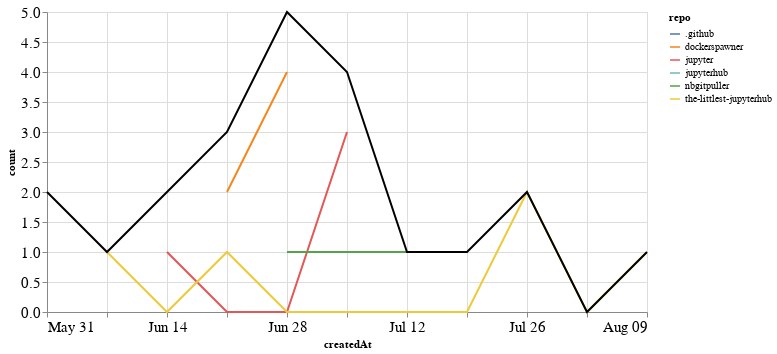

The cell this chart's notebook holds for it:
### Markdown cell above
## PRs

### Code cell
prs_time = prs.groupby('repo').resample('W', on='createdAt').count()['author'].reset_index()
prs_time = prs_time.rename(columns={'author': 'count'})
prs_time_total = prs_time.groupby('createdAt').agg({"count": "sum"}).reset_index()

ch1 = alt.Chart(prs_time, width=600).mark_line().encode(
    x='createdAt',
    y='count',
    color='repo',
    tooltip="repo"
)

ch2 = alt.Chart(prs_time_total, width=600).mark_line(color="black").encode(
    x='createdAt',
    y='count',
)

ch1 + ch2

### Figure 1 — Vega-Lite specification as saved in the notebook (floating-point values rounded to 4 significant figures)
{"config": {"axisLeft": {"labelFontSize": 15}, "axisBottom": {"labelFontSize": 15}}, "layer": [{"data": {"name": "data-f12c743ceeeff84cf477e611ef051af2"}, "mark": "line", "encoding": {"color": {"type": "nominal", "field": "repo"}, "tooltip": {"type": "nominal", "field": "repo"}, "x": {"type": "temporal", "field": "createdAt"}, "y": {"type": "quantitative", "field": "count"}}, "width": 600}, {"data": {"name": "data-4ee3b93309849701852cf5fb5bf80524"}, "mark": {"type": "line", "color": "black"}, "encoding": {"x": {"type": "temporal", "field": "createdAt"}, "y": {"type": "quantitative", "field": "count"}}, "width": 600}], "$schema": "https://vega.github.io/schema/vega-lite/v4.8.1.json", "datasets": {"data-f12c743ceeeff84cf477e611ef051af2": [{"repo": ".github", "createdAt": "2020-06-14T00:00:00", "count": 1}, {"repo": "dockerspawner", "createdAt": "2020-06-21T00:00:00", "count": 2}, {"repo": "dockerspawner", "createdAt": "2020-06-28T00:00:00", "count": 4}, {"repo": "jupyter", "createdAt": "2020-06-14T00:00:00", "count": 1}, {"repo": "jupyter", "createdAt": "2020-06-21T00:00:00", "count": 0}, {"repo": "jupyter", "createdAt": "2020-06-28T00:00:00", "count": 0}, {"repo": "jupyter", "createdAt": "2020-07-05T00:00:00", "count": 3}, {"repo": "jupyterhub", "createdAt": "2020-05-31T00:00:00", "count": 2}, {"repo": "nbgitpuller", "createdAt": "2020-06-28T00:00:00", "count": 1}, {"repo": "nbgitpuller", "createdAt": "2020-07-05T00:00:00", "count": 1}, {"repo": "nbgitpuller", "createdAt": "2020-07-12T00:00:00", "count": 1}, {"repo": "nbgitpuller", "createdAt": "2020-07-19T00:00:00", "count": 1}, {"repo": "the-littlest-jupyterhub", "createdAt": "2020-06-07T00:00:00", "count": 1}, {"repo": "the-littlest-jupyterhub", "createdAt": "2020-06-14T00:00:00", "count": 0}, {"repo": "the-littlest-jupyterhub", "createdAt": "2020-06-21T00:00:00", "count": 1}, {"repo": "the-littlest-jupyterhub", "createdAt": "2020-06-28T00:00:00", "count": 0}, {"repo": "the-littlest-jupyterhub", "createdAt": "2020-07-05T00:00:00", "count": 0}, {"repo": "the-littlest-jupyterhub", "createdAt": "2020-07-12T00:00:00", "count": 0}, {"repo": "the-littlest-jupyterhub", "createdAt": "2020-07-19T00:00:00", "count": 0}, {"repo": "the-littlest-jupyterhub", "createdAt": "2020-07-26T00:00:00", "count": 2}, {"repo": "the-littlest-jupyterhub", "createdAt": "2020-08-02T00:00:00", "count": 0}, {"repo": "the-littlest-jupyterhub", "createdAt": "2020-08-09T00:00:00", "count": 1}], "data-4ee3b93309849701852cf5fb5bf80524": [{"createdAt": "2020-05-31T00:00:00", "count": 2}, {"createdAt": "2020-06-07T00:00:00", "count": 1}, {"createdAt": "2020-06-14T00:00:00", "count": 2}, {"createdAt": "2020-06-21T00:00:00", "count": 3}, {"createdAt": "2020-06-28T00:00:00", "count": 5}, {"createdAt": "2020-07-05T00:00:00", "count": 4}, {"createdAt": "2020-07-12T00:00:00", "count": 1}, {"createdAt": "2020-07-19T00:00:00", "count": 1}, {"createdAt": "2020-07-26T00:00:00", "count": 2}, {"createdAt": "2020-08-02T00:00:00", "count": 0}, {"createdAt": "2020-08-09T00:00:00", "count": 1}]}}
